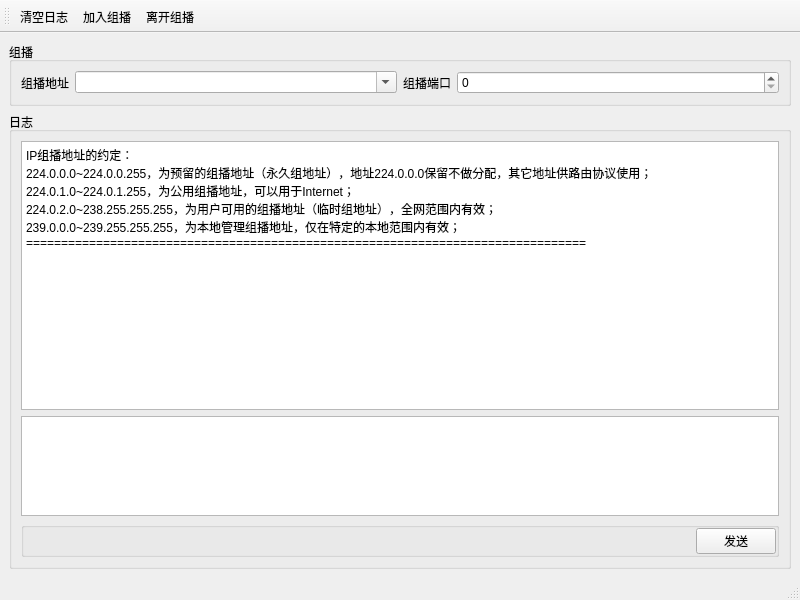
<?xml version="1.0" encoding="UTF-8"?>
<ui version="4.0">
 <class>Chat</class>
 <widget class="QMainWindow" name="Chat">
  <property name="geometry">
   <rect>
    <x>0</x>
    <y>0</y>
    <width>800</width>
    <height>600</height>
   </rect>
  </property>
  <property name="windowTitle">
   <string>Chat</string>
  </property>
  <widget class="QWidget" name="W_Central">
   <layout class="QVBoxLayout" name="verticalLayout_2">
    <item>
     <widget class="QGroupBox" name="GB_Multicast">
      <property name="title">
       <string>组播</string>
      </property>
      <layout class="QHBoxLayout" name="horizontalLayout">
       <item>
        <widget class="QLabel" name="L_Address">
         <property name="text">
          <string>组播地址</string>
         </property>
        </widget>
       </item>
       <item>
        <widget class="QComboBox" name="CB_Address">
         <property name="sizePolicy">
          <sizepolicy hsizetype="Expanding" vsizetype="Fixed">
           <horstretch>0</horstretch>
           <verstretch>0</verstretch>
          </sizepolicy>
         </property>
         <property name="editable">
          <bool>true</bool>
         </property>
        </widget>
       </item>
       <item>
        <widget class="QLabel" name="L_Port">
         <property name="text">
          <string>组播端口</string>
         </property>
        </widget>
       </item>
       <item>
        <widget class="QSpinBox" name="SB_Port">
         <property name="sizePolicy">
          <sizepolicy hsizetype="Expanding" vsizetype="Fixed">
           <horstretch>0</horstretch>
           <verstretch>0</verstretch>
          </sizepolicy>
         </property>
         <property name="maximum">
          <number>65535</number>
         </property>
        </widget>
       </item>
      </layout>
     </widget>
    </item>
    <item>
     <widget class="QGroupBox" name="GB_Log">
      <property name="title">
       <string>日志</string>
      </property>
      <layout class="QVBoxLayout" name="verticalLayout">
       <item>
        <widget class="QPlainTextEdit" name="PTE_Log">
         <property name="plainText">
          <string>IP组播地址的约定：
224.0.0.0~224.0.0.255，为预留的组播地址（永久组地址），地址224.0.0.0保留不做分配，其它地址供路由协议使用；
224.0.1.0~224.0.1.255，为公用组播地址，可以用于Internet；
224.0.2.0~238.255.255.255，为用户可用的组播地址（临时组地址），全网范围内有效；
239.0.0.0~239.255.255.255，为本地管理组播地址，仅在特定的本地范围内有效；
================================================================================</string>
         </property>
         <property name="placeholderText">
          <string/>
         </property>
        </widget>
       </item>
       <item>
        <widget class="QPlainTextEdit" name="PTE_Message">
         <property name="maximumSize">
          <size>
           <width>16777215</width>
           <height>100</height>
          </size>
         </property>
        </widget>
       </item>
       <item>
        <widget class="QGroupBox" name="GB_Send">
         <property name="title">
          <string/>
         </property>
         <layout class="QHBoxLayout" name="horizontalLayout_2">
          <property name="spacing">
           <number>0</number>
          </property>
          <property name="leftMargin">
           <number>0</number>
          </property>
          <property name="topMargin">
           <number>0</number>
          </property>
          <property name="rightMargin">
           <number>0</number>
          </property>
          <property name="bottomMargin">
           <number>0</number>
          </property>
          <item>
           <spacer name="S_Horizontal">
            <property name="orientation">
             <enum>Qt::Horizontal</enum>
            </property>
            <property name="sizeHint" stdset="0">
             <size>
              <width>645</width>
              <height>20</height>
             </size>
            </property>
           </spacer>
          </item>
          <item>
           <widget class="QPushButton" name="PB_Send">
            <property name="text">
             <string>发送</string>
            </property>
           </widget>
          </item>
         </layout>
        </widget>
       </item>
      </layout>
     </widget>
    </item>
   </layout>
  </widget>
  <widget class="QMenuBar" name="MB_Menu">
   <property name="geometry">
    <rect>
     <x>0</x>
     <y>0</y>
     <width>800</width>
     <height>26</height>
    </rect>
   </property>
  </widget>
  <widget class="QStatusBar" name="SB_Status"/>
  <widget class="QToolBar" name="TB_Tool">
   <property name="windowTitle">
    <string>toolBar</string>
   </property>
   <property name="iconSize">
    <size>
     <width>20</width>
     <height>20</height>
    </size>
   </property>
   <property name="toolButtonStyle">
    <enum>Qt::ToolButtonTextUnderIcon</enum>
   </property>
   <attribute name="toolBarArea">
    <enum>TopToolBarArea</enum>
   </attribute>
   <attribute name="toolBarBreak">
    <bool>false</bool>
   </attribute>
   <addaction name="A_Clear"/>
   <addaction name="A_Join"/>
   <addaction name="A_Leave"/>
  </widget>
  <action name="A_Join">
   <property name="icon">
    <iconset resource="images.qrc">
     <normaloff>:/images/icons/group_add.png</normaloff>:/images/icons/group_add.png</iconset>
   </property>
   <property name="text">
    <string>加入组播</string>
   </property>
  </action>
  <action name="A_Leave">
   <property name="icon">
    <iconset resource="images.qrc">
     <normaloff>:/images/icons/group_remove.png</normaloff>:/images/icons/group_remove.png</iconset>
   </property>
   <property name="text">
    <string>离开组播</string>
   </property>
  </action>
  <action name="A_Clear">
   <property name="icon">
    <iconset resource="images.qrc">
     <normaloff>:/images/icons/clear.png</normaloff>:/images/icons/clear.png</iconset>
   </property>
   <property name="text">
    <string>清空日志</string>
   </property>
  </action>
 </widget>
 <resources>
  <include location="images.qrc"/>
 </resources>
 <connections/>
</ui>
